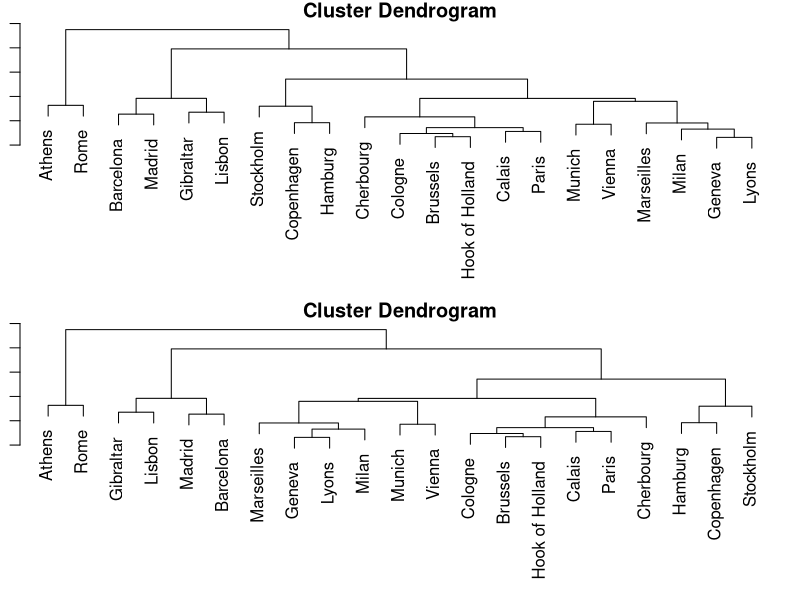
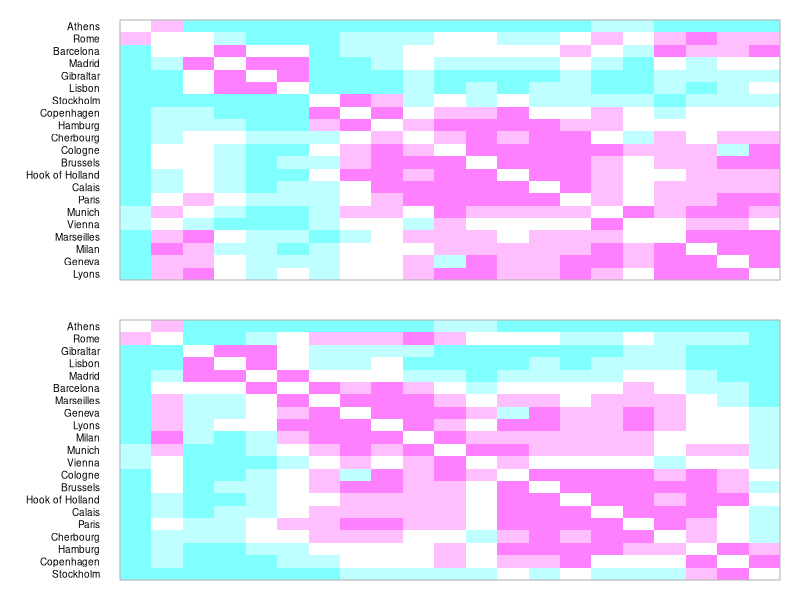

These figures' R source, in order:
library(gclus)


### Name: reorder.hclust
### Title: Reorders object order of hclust, keeping objects within a
###   cluster contiguous to each other.
### Aliases: reorder.hclust
### Keywords: multivariate cluster

### ** Examples


data(eurodist)
dis <- as.dist(eurodist)
hc <- hclust(dis, "ave")


layout(matrix(1:2,nrow=2,ncol=1))
op <- par(mar=c(1,1,1,1))
plot(hc)
hc1 <- reorder.hclust(hc, dis)
plot(hc1)
par(op)
layout(matrix(1,1))

# Both dedrograms correspond to the same tree structure,
# but the second one shows that
# Paris is closer to Cherbourg than Munich, and
# Rome is closer to Gibralter than to Barcelona.


# We can also compare both orderings with an
# image plot of the colors.
# The second ordering seems to place nearby cities
# closer to each other.


layout(matrix(1:2,nrow=2,ncol=1))
op <- par(mar=c(1,6,1,1))
cmat <- dmat.color(eurodist, rev(cm.colors(5)))
plotcolors(cmat[hc$order,hc$order], rlabels=labels(eurodist)[hc$order])

plotcolors(cmat[hc1$order,hc1$order], rlabels=labels(eurodist)[hc1$order])

layout(matrix(1,1))
par(op)
